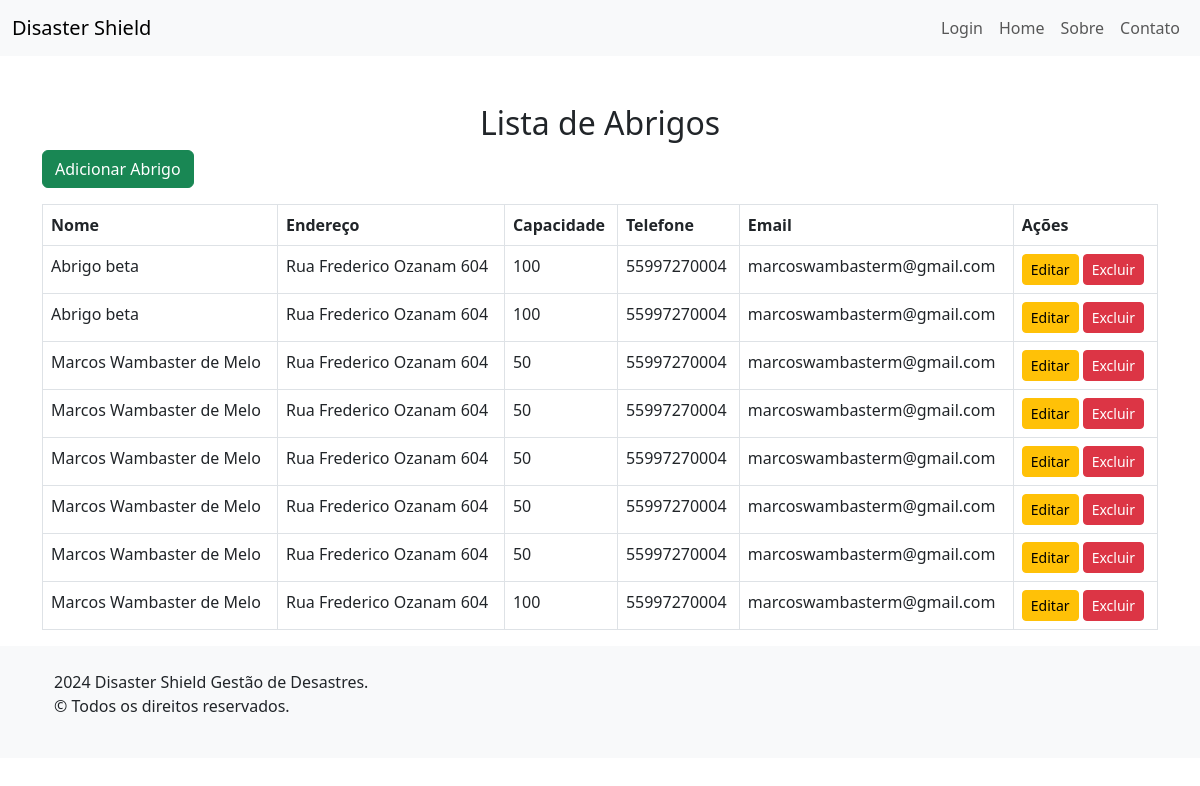
/abrigos/, run on an earlier commit of the app's database.
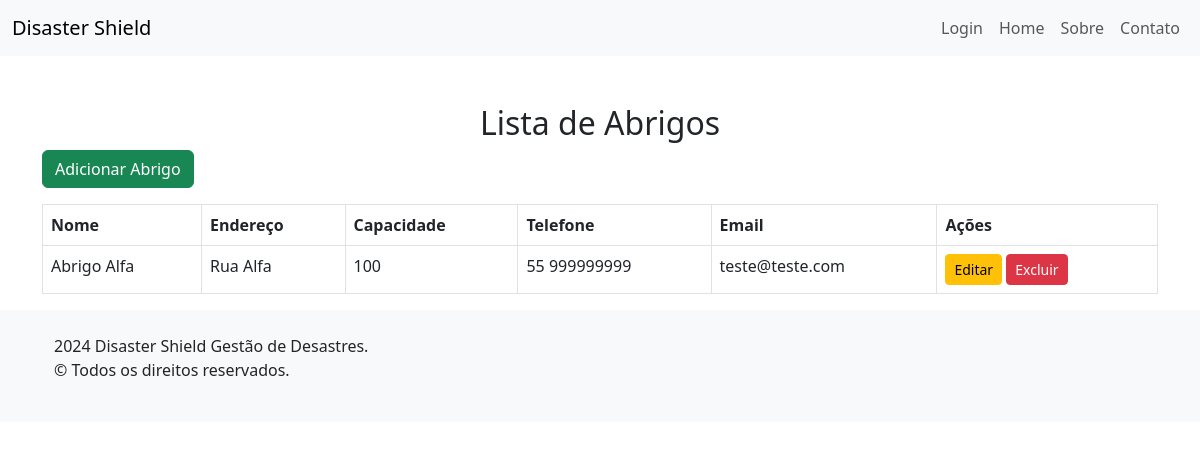
And on a later commit of the database.
### abrigos/models.py (models this page shows, shortened)
class Abrigo(models.Model):
    nome = models.CharField(max_length=100)
    endereco = models.CharField(max_length=100)
    capacidade = models.PositiveIntegerField(
        verbose_name="Capacidade Máxima",
        validators=[
            MinValueValidator(1),  # Valor mínimo: 1
            MaxValueValidator(100)  # Valor máximo: 100
        ]
    )
    telefone = models.CharField(max_length=15)
    email = models.EmailField()

### abrigos/views.py (the view)
# urls.py: path('', views.ListaAbrigosView.as_view(), name='listar_abrigos'),
class ListaAbrigosView(ListView):
    model = Abrigo
    template_name = 'lista_abrigos.html'
    context_object_name = 'abrigos'

### abrigos/templates/lista_abrigos.html (shortened to what this page needs)
{% extends "base.html" %}
{% block content %}
<div class="container mt-5">
    <h2 class="text-center">Lista de Abrigos</h2>
    <div class="d-flex justify-content-between mb-3">
        <a href="{% url 'adicionar_abrigo' %}" class="btn btn-success">Adicionar Abrigo</a>
    </div>
    <table class="table table-bordered table-hover">
        <thead class="thead-dark">
            <tr>
                <th>Nome</th>
                <th>Endereço</th>
                <th>Capacidade</th>
                <th>Telefone</th>
                <th>Email</th>
                <th>Ações</th>
            </tr>
        </thead>
        <tbody>
            {% if abrigos %}
                {% for abrigo in abrigos %}
                    <tr>
                        <td>{{ abrigo.nome }}</td>
                        <td>{{ abrigo.endereco }}</td>
                        <td>{{ abrigo.capacidade }}</td>
                        <td>{{ abrigo.telefone }}</td>
                        <td>{{ abrigo.email }}</td>
                        <td>
                            <a href="{% url 'editar_abrigo' abrigo.pk %}" class="btn btn-warning btn-sm">Editar</a>
                            <a href="{% url 'excluir_abrigo' abrigo.pk %}" class="btn btn-danger btn-sm">Excluir</a>
                        </td>
                    </tr>
                {% endfor %}
            {% else %}
                <tr>
                    <td colspan="6" class="text-center">Nenhum abrigo cadastrado.</td>
                </tr>
            {% endif %}
        </tbody>
    </table>
</div>
{% endblock %}

### home/templates/base.html (shortened to what this page needs)
<!DOCTYPE html>
<html lang="pt-br">
<head>
    <link href="https://cdn.jsdelivr.net/npm/bootstrap@5.3.0/dist/css/bootstrap.min.css" rel="stylesheet">
</head>
<body>
    {% include 'header.html' %}
    <main>
        {% block content %}
        {% endblock %}
    </main>
    {% include 'footer.html' %}
</body>
</html>

### home/templates/header.html (shortened to what this page needs)
<header>
    <nav class="navbar navbar-expand-lg navbar-light bg-light">
        <div class="container-fluid">
            <a class="navbar-brand" href="{% url 'index' %}">Disaster Shield</a>
            <div class="collapse navbar-collapse" id="navbarNav">
                <ul class="navbar-nav ms-auto">
                    {% if user.is_authenticated %}
                        <li class="nav-item dropdown">
                            <a class="nav-link dropdown-toggle" href="#" id="userDropdown" role="button" data-bs-toggle="dropdown" aria-expanded="false">
                                Bem-vindo, {{ user.username }}
                            </a>
                            <ul class="dropdown-menu dropdown-menu-end" aria-labelledby="userDropdown">
                                <li>
                                    <form action="{% url 'alterar_senha' %}" method="get">
                                        <button class="dropdown-item" type="submit">Alterar senha</button>
                                    </form>
                                </li>
                                <li>
                                    <form action="{% url 'logout' %}" method="post">
                                        {% csrf_token %}
                                        <button class="dropdown-item" type="submit">Logout</button>
                                    </form>
                                </li>
                            </ul>
                        </li>
                    {% else %}
                        <li class="nav-item">
                            <a class="nav-link" href="{% url 'login' %}">Login</a>
                        </li>
                    {% endif %}
                    <li class="nav-item">
                        <a class="nav-link" href="{% url 'index' %}">Home</a>
                    </li>
                    <li class="nav-item">
                        <a class="nav-link" href="#">Sobre</a>
                    </li>
                    <li class="nav-item">
                        <a class="nav-link" href="#">Contato</a>
                    </li>
                </ul>
            </div>
        </div>
    </nav>
</header>

### home/templates/footer.html
<footer class="bg-light text-center text-lg-start">
    <div class="container p-4">
        <p>2024 Disaster Shield Gestão de Desastres.<br>&copy; Todos os direitos reservados.</p>
    </div>
</footer>

What changed in the data, as far as the page shows it:
removed Abrigo: nome "Abrigo beta", endereco "Rua Frederico Ozanam 604", capacidade "100", telefone "55997270004", email "marcoswambasterm@gmail.com"
removed Abrigo: nome "Abrigo beta", endereco "Rua Frederico Ozanam 604", capacidade "100", telefone "55997270004", email "marcoswambasterm@gmail.com"
removed Abrigo: nome "Marcos Wambaster de Melo", endereco "Rua Frederico Ozanam 604", capacidade "50", telefone "55997270004", email "marcoswambasterm@gmail.com"
removed Abrigo: nome "Marcos Wambaster de Melo", endereco "Rua Frederico Ozanam 604", capacidade "50", telefone "55997270004", email "marcoswambasterm@gmail.com"
removed Abrigo: nome "Marcos Wambaster de Melo", endereco "Rua Frederico Ozanam 604", capacidade "50", telefone "55997270004", email "marcoswambasterm@gmail.com"
removed Abrigo: nome "Marcos Wambaster de Melo", endereco "Rua Frederico Ozanam 604", capacidade "50", telefone "55997270004", email "marcoswambasterm@gmail.com"
removed Abrigo: nome "Marcos Wambaster de Melo", endereco "Rua Frederico Ozanam 604", capacidade "50", telefone "55997270004", email "marcoswambasterm@gmail.com"
removed Abrigo: nome "Marcos Wambaster de Melo", endereco "Rua Frederico Ozanam 604", capacidade "100", telefone "55997270004", email "marcoswambasterm@gmail.com"
added Abrigo: nome "Abrigo Alfa", endereco "Rua Alfa", capacidade "100", telefone "55 999999999", email "teste@teste.com"
